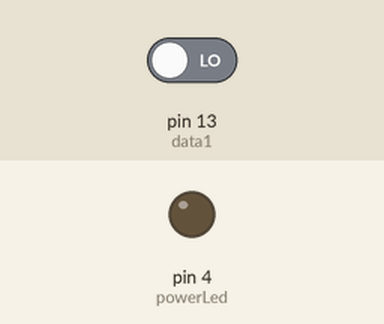
Recording of a sketch running on a simulated Arduino Leonardo, built with avr-gcc and run on an emulated ATmega32U4. Shown: output pins drawn as LEDs (lit = HIGH). The test bench sets the inputs (shaded band); at power-on: pin 13 (data1) LOW. USB keyboard and mouse output is not drawn; pins used as bus, display or sensor lines are not drawn.

Above: at 1.2 s.
1.3 s: pin 13 (data1) driven HIGH
At 2.0 s:
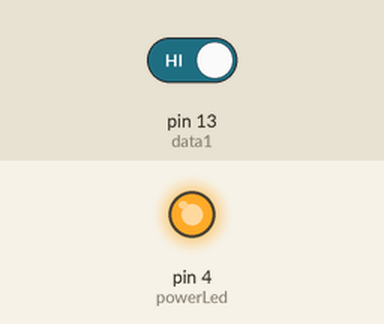
2.8 s: pin 13 (data1) driven LOW
At 3.4 s:
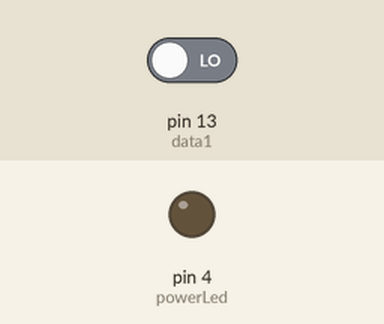
Timing chart, 0 to 5.8 s (numbered marks = the images above; inputs shaded):
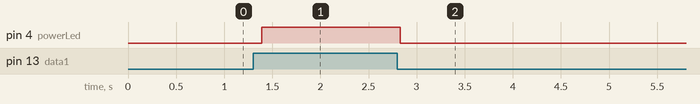

The sketch:

v2.ino
```cpp
#include <Joystick.h>

Joystick_ Joystick;

const int powerLed = 4;
const int powerButton = 2;
const int restButton = 3;

const int data1 = 13;
const int latch = 10;
const int clock1 = 7;

int a1 = LOW;
int b1 = LOW;
int select1 = LOW;
int start1 = LOW;

void setup() {
  Joystick.begin();
  pinMode(powerLed, OUTPUT);
  pinMode(powerButton, INPUT);
  pinMode(restButton, INPUT);

  pinMode(clock1, OUTPUT);
  pinMode(latch, OUTPUT);
  pinMode(data1, INPUT);


  digitalWrite(clock1, HIGH);
}

void loop() {
  pulse(latch);

  a1 = digitalRead(data1);
  pulse(clock1);
  b1 = digitalRead(data1);

  if(a1 == HIGH){
    digitalWrite(powerLed, HIGH);
  }
  else{
    digitalWrite(powerLed, LOW);
  }
  delay(50);
}

void pulse(int pin){
  digitalWrite(pin, HIGH);
  delay(20);
  digitalWrite(pin, LOW);
}
```

Measured:
- after the input at 1.3 s, pin 4 (powerLed): LOW → HIGH after 0.09 s
- after the input at 2.8 s, pin 4 (powerLed): HIGH → LOW at once
